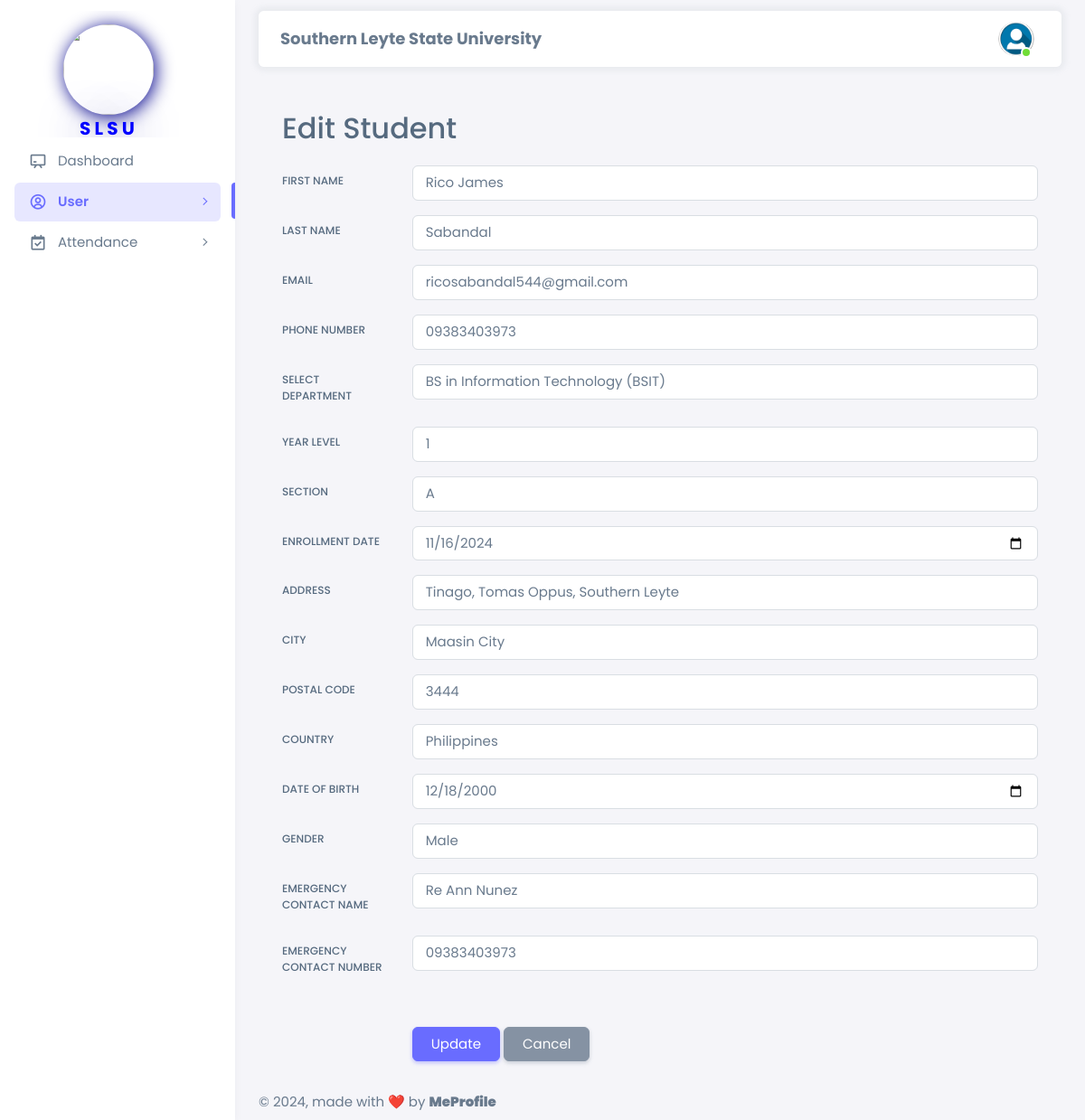
Screenshot of /html/admin/view_student_profile.php?student_id=1 (signed in) with the database file from the repository.
### tables this page shows
CREATE TABLE `student_registration` (
  `student_id` int NOT NULL,
  `first_name` varchar(50) NOT NULL,
  `last_name` varchar(50) NOT NULL,
  `email` varchar(100) NOT NULL,
  `password` varchar(255) NOT NULL,
  `phone_number` varchar(15) DEFAULT NULL,
  `department` varchar(100) DEFAULT NULL,
  `year_level` int DEFAULT NULL,
  `section` varchar(50) DEFAULT NULL,
  `enrollment_date` date DEFAULT NULL,
  `address` varchar(255) DEFAULT NULL,
  `city` varchar(100) DEFAULT NULL,
  `postal_code` varchar(20) DEFAULT NULL,
  `country` varchar(50) DEFAULT NULL,
  `date_of_birth` date DEFAULT NULL,
  `gender` varchar(10) DEFAULT NULL,
  `emergency_contact_name` varchar(100) DEFAULT NULL,
  `emergency_contact_number` varchar(15) DEFAULT NULL,
  `created_at` timestamp NULL DEFAULT CURRENT_TIMESTAMP,
  `updated_at` timestamp NULL DEFAULT CURRENT_TIMESTAMP ON UPDATE CURRENT_TIMESTAMP,
  `is_assigned` tinyint(1) NOT NULL DEFAULT '0'
);

### html/admin/view_student_profile.php (the view, shortened to what the rows shown need)
<?php
require '../config.php';
$student_id = $firstname = $lastname = $email = $password = $phone_number = $department = $year_level = $section = '';
$enrollment_date = $address = $city = $postal_code = $country = $date_of_birth = $gender = '';
$emergency_contact_name = $emergency_contact_number = '';
$id = $_GET['student_id'];
$sql = "SELECT * FROM student_registration WHERE student_id = ?";
$stmt = $conn->prepare($sql);
$stmt->bind_param("i", $id);
$stmt->execute();
$result = $stmt->get_result();
if ($result->num_rows > 0) {
    $row = $result->fetch_assoc();
    $firstname = $row['first_name'];
    $lastname = $row['last_name'];
    $email = $row['email'];
    $phone_number = $row['phone_number'];
    $department = $row['department'];
    $section = $row['section'];
    $enrollment_date = $row['enrollment_date'];
    $address = $row['address'];
    $city = $row['city'];
    $postal_code = $row['postal_code'];
    $country = $row['country'];
    $date_of_birth = $row['date_of_birth'];
    $gender = $row['gender'];
    $emergency_contact_name = $row['emergency_contact_name'];
    $emergency_contact_number = $row['emergency_contact_number'];
} else {
    echo "Student not found";
    exit();
}
?>
<!DOCTYPE html>
<html lang="en" class="light-style layout-menu-fixed" dir="ltr" data-theme="theme-default" data-assets-path="../assets/" data-template="vertical-menu-template-free">
<head>
    <link rel="stylesheet" href="https://cdn.jsdelivr.net/npm/sweetalert2@11/dist/sweetalert2.min.css">
    <link rel="stylesheet" href="../../assets/vendor/fonts/boxicons.css" />
    <link rel="stylesheet" href="../../assets/vendor/css/core.css" class="template-customizer-core-css" />
    <link rel="stylesheet" href="../../assets/vendor/css/theme-default.css" class="template-customizer-theme-css" />
    <link rel="stylesheet" href="../../assets/css/demo.css" />
    <link rel="stylesheet" href="../../assets/vendor/libs/perfect-scrollbar/perfect-scrollbar.css" />
    <link rel="stylesheet" href="../../assets/vendor/libs/apex-charts/apex-charts.css" />
    <link rel="stylesheet" href="https://cdnjs.cloudflare.com/ajax/libs/font-awesome/5.15.4/css/all.min.css">
    <link rel="stylesheet" href="https://cdnjs.cloudflare.com/ajax/libs/font-awesome/6.0.0/css/all.min.css">
</head>
<body>
    <div class="layout-wrapper layout-content-navbar">
        <div class="layout-container">
            <div class="layout-page">
                <div class="content-wrapper">
                    <div class="container-xxl flex-grow-1 container-p-y">
                        <div class="row">
                            <div class="col-md-12">
                                <div class="container">
                                    <h2 class="my-4">Edit Student</h2>
                                    <form action="update_student.php" method="POST">
                                        <div class="form-group row mb-3">
                                            <div class="col-sm-10">
                                                <input type="text" class="form-control" id="firstname" name="firstname" value="<?php echo htmlspecialchars($firstname); ?>" required>
                                            </div>
                                        </div>
                                        <div class="form-group row mb-3">
                                            <div class="col-sm-10">
                                                <input type="text" class="form-control" id="lastname" name="lastname" value="<?php echo htmlspecialchars($lastname); ?>" required>
                                            </div>
                                        </div>
                                        <div class="form-group row mb-3">
                                            <div class="col-sm-10">
                                                <input type="email" class="form-control" id="email" name="email" value="<?php echo htmlspecialchars($email); ?>" required>
                                            </div>
                                        </div>
                                        <div class="form-group row mb-3">
                                            <div class="col-sm-10">
                                                <input type="text" class="form-control" id="phone_number" name="phone_number" value="<?php echo htmlspecialchars($phone_number); ?>">
                                            </div>
                                        </div>
                                        <div class="form-group row mb-3">
                                            <div class="col-sm-10">
                                                <select id="department" name="department" class="form-control">
                                                    <option value="BSIT" <?php if ($department === 'BSIT') echo 'selected'; ?>>BS in Information Technology (BSIT)</option>
                                                </select>
                                            </div>
                                        </div>
                                        <div class="form-group row mb-3">
                                            <div class="col-sm-10">
                                                <select class="form-control" id="section" name="section">
                                                    <option value="A" <?php if ($section === 'A') echo 'selected'; ?>>A</option>
                                                </select>
                                            </div>
                                        </div>
                                        <div class="form-group row mb-3">
                                            <div class="col-sm-10">
                                                <input type="date" class="form-control" id="enrollment_date" name="enrollment_date" value="<?php echo htmlspecialchars($enrollment_date); ?>" required>
                                            </div>
                                        </div>
                                        <div class="form-group row mb-3">
                                            <div class="col-sm-10">
                                                <input type="text" class="form-control" id="address" name="address" value="<?php echo htmlspecialchars($address); ?>">
                                            </div>
                                        </div>
                                        <div class="form-group row mb-3">
                                            <div class="col-sm-10">
                                                <input type="text" class="form-control" id="city" name="city" value="<?php echo htmlspecialchars($city); ?>">
                                            </div>
                                        </div>
                                        <div class="form-group row mb-3">
                                            <div class="col-sm-10">
                                                <input type="text" class="form-control" id="postal_code" name="postal_code" value="<?php echo htmlspecialchars($postal_code); ?>">
                                            </div>
                                        </div>
                                        <div class="form-group row mb-3">
                                            <div class="col-sm-10">
                                                <input type="text" class="form-control" id="country" name="country" value="<?php echo htmlspecialchars($country); ?>">
                                            </div>
                                        </div>
                                        <div class="form-group row mb-3">
                                            <div class="col-sm-10">
                                                <input type="date" class="form-control" id="date_of_birth" name="date_of_birth" value="<?php echo htmlspecialchars($date_of_birth); ?>">
                                            </div>
                                        </div>
                                        <div class="form-group row mb-3">
                                            <div class="col-sm-10">
                                                <select class="form-control" id="gender" name="gender">
                                                    <option value="Male" <?php if ($gender === 'Male') echo 'selected'; ?>>Male</option>
                                                </select>
                                            </div>
                                        </div>
                                        <div class="form-group row mb-3">
                                            <div class="col-sm-10">
                                                <input type="text" class="form-control" id="emergency_contact_name" name="emergency_contact_name" value="<?php echo htmlspecialchars($emergency_contact_name); ?>">
                                            </div>
                                        </div>
                                        <div class="form-group row mb-5">
                                            <div class="col-sm-10">
                                                <input type="text" class="form-control" id="emergency_contact_number" name="emergency_contact_number" value="<?php echo htmlspecialchars($emergency_contact_number); ?>">
                                            </div>
                                        </div>
                                    </form>
                                </div>
                            </div>
                        </div>
                    </div>
                </div>
            </div>
        </div>
    </div>
</body>
</html>

### rows the page displays
student_registration: firstname "Rico James", lastname "Sabandal", email "ricosabandal544@gmail.com", phone_number "09383403973", department "BS in Information Technology (BSIT)", section "A", enrollment_date "11/16/2024", address "Tinago, Tomas Oppus, Southern Leyte", city "Maasin City", postal_code "3444", country "Philippines", date_of_birth "12/18/2000", gender "Male", emergency_contact_name "Re Ann Nunez", emergency_contact_number "09383403973"
